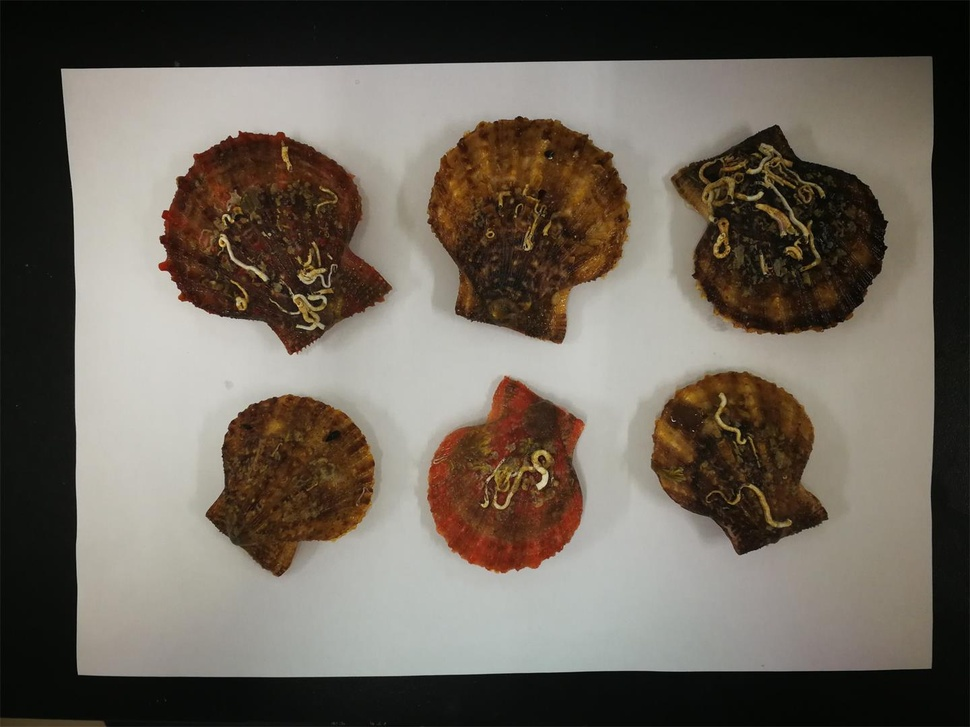
#> input picture PIC/timg_26.jpg, 970 x 727 px, shrunk from 1440 x 1080 before the run
$ python HSV.py   (older library calls are emulated)
#> lines starting #> are read from the running program, lines starting #| are printed output that depends on the picture; after the words box and inside, x2 and y2 are one past the last pixel; in counts of white or black regions, pixels touching at a corner belong together
import cv2
import numpy as np
import math
from matplotlib import pyplot as plt
import imutils
import shapedetector


fn = './PIC/timg_26.jpg'
image = cv2.imread(fn)
#> image is the input picture: shape (727, 970, 3); mean B, G, R 89.8, 99.7, 107.3
HSV = cv2.cvtColor(image, cv2.COLOR_BGR2HSV)
#> HSV: shape (727, 970, 3); mean H, S, V 30.1, 65.6, 108.1
std_shell = np.load('./std_shell.npy')
#> (reads std_shell.npy from the repository)


def getpos(event, x, y, flags, param):
    if event == cv2.EVENT_LBUTTONDOWN:
        print(HSV[y, x])


def getlinepoint(p_a, p_b, dis_c, dis_d, dis_e, dis_f):
    '''pa,pb点和长度R，返回c点和反方向d点的坐标 a位质心点'''
    if p_a[0] == p_b[0]:  # 斜率无穷，为垂直线
        p_c = (p_a[0], p_a[1] + dis_c)
        p_d = (p_a[0], p_a[1] - dis_d)
        p_e = (p_a[0] - dis_e, p_a[1])
        p_f = (p_a[0] + dis_f, p_a[1])
        return p_c, p_d, p_e, p_f
    elif p_a[1] == p_b[1]:  # 水平线
        p_c = (p_a[0] + dis_c, p_a[1])
        p_d = (p_a[0] - dis_d, p_a[1])
        p_e = (p_a[0], p_a[1] - dis_e)
        p_f = (p_a[0], p_a[1] + dis_f)
        return p_c, p_d, p_e, p_f
    else:
        radian = math.atan2(p_b[1] - p_a[1], p_a[0] - p_b[0])
        radian_90 = math.atan2(p_a[0] - p_b[0], p_a[1] - p_b[1])
        p_c = (int(p_a[0] + math.cos(radian) * dis_c), int(p_a[1] - math.sin(radian) * dis_c))
        p_d = (int(p_a[0] - math.cos(radian) * dis_d), int(p_a[1] + math.sin(radian) * dis_d))
        p_e = (int(p_a[0] + math.cos(radian_90) * dis_e), int(p_a[1] - math.sin(radian_90) * dis_e))
        p_f = (int(p_a[0] - math.cos(radian_90) * dis_f), int(p_a[1] + math.sin(radian_90) * dis_f))
        return p_c, p_d, p_e, p_f


def getcrosspoint(c, p_a, p_b, circle_c, iteration=1):
    '''根据给定的a,b两点和最小外接圆半径，求得和C形状相接的2点坐标，最后一个参数是迭代次数，一般不用超过3次。'''
    dis_s = [circle_c, circle_c, circle_c, circle_c]
    line_ret = getlinepoint(p_a, p_b, dis_s[0], dis_s[1], dis_s[2], dis_s[3])  # 返回cd两点
    for _ in range(iteration):
        dis_m = int(cv2.pointPolygonTest(c, line_ret[0], 1))  # 质点轴方向上点距离
        dis_n = int(cv2.pointPolygonTest(c, line_ret[1], 1))  # 质点轴方向下点距离
        dis_u = int(cv2.pointPolygonTest(c, line_ret[2], 1))  # 质点垂直轴方向左侧距离
        dis_v = int(cv2.pointPolygonTest(c, line_ret[3], 1))  # 质点垂直轴方向右侧距离
        dis_s[0], dis_s[1], dis_s[2], dis_s[3] = dis_s[0] + dis_m, dis_s[1] + dis_n, dis_s[2] + dis_u, dis_s[3] + dis_v
        line_ret = getlinepoint((cx, cy), (x, y), dis_s[0], dis_s[1], dis_s[2], dis_s[3])
    return line_ret


def from_points_get_rect(points):
    p_a, p_b, p_c, p_d = points  # 四点坐标
    if p_a[0] == p_b[0]:  # 垂直线
        p_ra, p_rb, p_rc, p_rd = (p_d[0], p_a[1]), (p_c[0], p_a[1]), (p_c[0], p_b[1]), (p_d[0], p_b[1])
    elif p_a[1] == p_b[1]:  # 水平线
        p_ra, p_rb, p_rc, p_rd = (p_a[0], p_d[1]), (p_a[0], p_c[1]), (p_b[0], p_c[1]), (p_b[0], p_d[1])
    else:
        k = (p_b[1] - p_a[1]) / (p_b[0] - p_a[0])  # ab线的斜率
        b1 = p_a[1] + p_a[0] / k  # 过a点平行于ab的直线截距
        b2 = p_d[1] - p_d[0] * k  # 过d点斜率为k'的直线的截距
        b3 = p_c[1] - p_c[0] * k  # 过c点
        b4 = p_b[1] + p_b[0] / k  # 过b点
        tmp_x = int((b1 - b2)/(k + 1/k))
        tmp_y = int((b2 - b1)/(k**2 + 1) + b1)
        p_ra = (tmp_x, tmp_y)
        tmp_x = int((b1 - b3) / (k + 1 / k))
        tmp_y = int((b3 - b1) / (k ** 2 + 1) + b1)
        p_rb = (tmp_x, tmp_y)
        tmp_x = int((b4 - b3) / (k + 1 / k))
        tmp_y = int((b3 - b4) / (k ** 2 + 1) + b4)
        p_rc = (tmp_x, tmp_y)
        tmp_x = int((b4 - b2) / (k + 1 / k))
        tmp_y = int((b2 - b4) / (k ** 2 + 1) + b4)
        p_rd = (tmp_x, tmp_y)
    return p_ra, p_rb, p_rc, p_rd

#th2=cv2.adaptiveThreshold(imagegray,255,cv2.ADAPTIVE_THRESH_MEAN_C,cv2.THRESH_BINARY,11,2)
if __name__ == '__main__':
    # sd = shapedetector.ShapeDetector()
    # otsu = sd.otsu(HSV[:, :, 1])
    # HSV[:, :, 1] 得到图像的饱和度灰度图
    img2 = cv2.threshold(HSV[:, :, 1], 0, 255, cv2.THRESH_BINARY + cv2.THRESH_OTSU)[1]
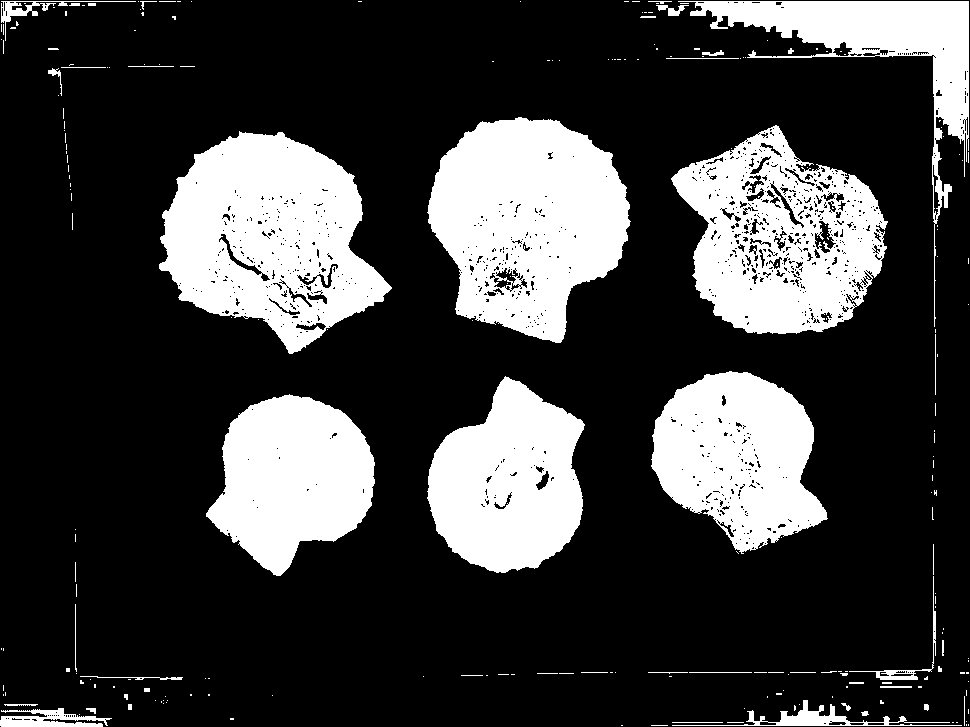
#> img2: shape (727, 970); 24.8% white; 239 white regions (189 under 20 px), largest, box (x1, y1, x2, y2) and area: (159, 131, 392, 354) 31938, (427, 117, 631, 343) 31595, (671, 125, 888, 334) 26520
    kernel = np.ones((3, 3), np.uint8)  # 运算核
    mb = cv2.morphologyEx(img2, cv2.MORPH_CLOSE, kernel, iterations=3)  # 闭运算
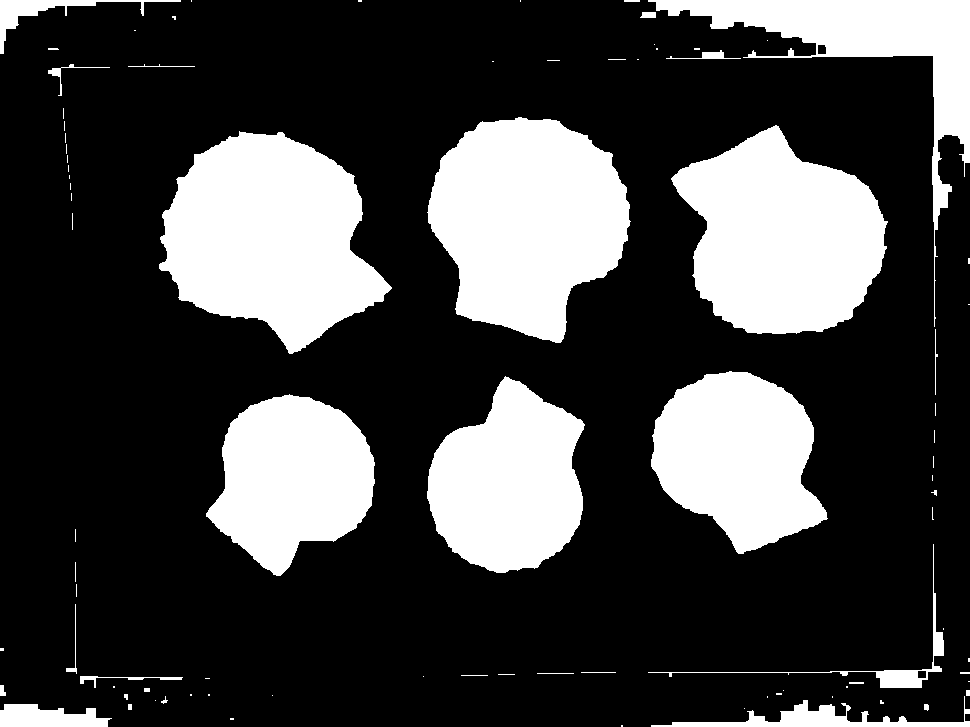
#> mb: shape (727, 970); 26.7% white; 87 white regions (54 under 20 px)
    cnts = cv2.findContours(mb.copy(), cv2.RETR_EXTERNAL, cv2.CHAIN_APPROX_SIMPLE)
#> cnts = 87 contours, 69 with area under 20; largest, box (x1, y1, x2, y2) and area: (159, 131, 392, 354) 33180, (427, 117, 631, 343) 32204, (671, 125, 888, 334) 30406, (651, 371, 828, 554) 21779, (427, 376, 585, 573) 21540
    cnts = cnts[0] if imutils.is_cv2() else cnts[1]
    cnts = sorted(cnts, key=cv2.contourArea, reverse=True)  # 按照面积由大到小排序
    for c in cnts:
        peri = cv2.arcLength(c, True)  # 计算周长
        approx = cv2.approxPolyDP(c, 0.01 * peri, True)  # 用多边形拟合形状，第二个参数取值一般是1-5%的周长
        if cv2.isContourConvex(approx):
            continue
        # cv2.drawContours(image, [approx], 0, (0, 255, 255), 3)
        cv2.drawContours(image, [c], -1, (0, 0, 255), 2)
        M = cv2.moments(c)  # 计算轮廓的矩
        #Hu_M = cv2.HuMoments(M)  # 计算7个不变矩
        if M['m00'] < 1000:
            break
        cx, cy = int(M['m10'] / M['m00']), int(M['m01'] / M['m00'])
        cv2.circle(image, (cx, cy), 3, (255, 0, 0), -1)  # 质心
        hull = cv2.convexHull(approx, returnPoints=False)  # 凸缺陷检测
        defects = cv2.convexityDefects(approx, hull)
        if (defects.shape[0]) != 2:
            continue
        p1 = []
        for i in range(2):
            s, e, f, d = defects[i, 0]
            # start = tuple(approx[s][0])
            # end = tuple(approx[e][0])
            far = tuple(approx[f][0])
            p1.append(approx[f][0])
            cv2.circle(image, far, 3, (255, 0, 255), -1)  # 缺陷点标注
        y = int(p1[1][1] - (p1[1][1] - p1[0][1])/2)
        x = int(p1[1][0] - (p1[1][0] - p1[0][0])/2)
        cv2.circle(image, (x, y), 3, (255, 255, 0), -1)  # 缺陷点的中点
        #cv2.line(image, (x, y), (cx, cy), (128, 128, 0), 2)
        '''绘制最小外接圆'''
        circle = cv2.minEnclosingCircle(c)
        circle_center = (int(circle[0][0]), int(circle[0][1]))  # 圆心
        circle_r = int(circle[1])  # 半径
        # cv2.circle(image, circle_center, circle_r, (200, 0, 0), 2)
        # cv2.circle(image, circle_center, 4, (0, 0, 200), -1)
        line_2p = getcrosspoint(c, (cx, cy), (x, y), circle_r, 2)  # 返回A,B,C,D四个点
        rect_pa = from_points_get_rect(line_2p)
        # [16 lines of commented-out code are left out]
        cv2.putText(image, ('A'), line_2p[0], cv2.FONT_HERSHEY_TRIPLEX, 1, (0, 255, 0))
        cv2.putText(image, ('B'), line_2p[1], cv2.FONT_HERSHEY_TRIPLEX, 1, (0, 255, 0))
        cv2.putText(image, ('C'), line_2p[2], cv2.FONT_HERSHEY_TRIPLEX, 1, (0, 255, 0))
        cv2.line(image, line_2p[0], line_2p[1], (0, 255, 0), 1)
        cv2.line(image, line_2p[2], line_2p[3], (0, 255, 0), 1)
        '''写字'''
        txt = 'H:' + int(math.sqrt((line_2p[0][0] - line_2p[1][0])**2 + (line_2p[1][1] - line_2p[0][1])**2)).__str__() \
              + 'W:' + int(math.sqrt((line_2p[2][0] - line_2p[3][0])**2 + (line_2p[2][1] - line_2p[3][1])**2)).__str__()
        cv2.putText(image, txt, (cx, cy), cv2.FONT_HERSHEY_TRIPLEX, 1, (0, 255, 0))
        rr = cv2.matchShapes(std_shell, c, cv2.CONTOURS_MATCH_I1, 0.0)
        cv2.putText(image, ('%.2f' % rr), (x, y), cv2.FONT_HERSHEY_TRIPLEX, 1, (0, 255, 0))
#> this loop made 12 passes
#> (peri, cx, cy, hull, defects, y, x, circle) on passes 1 to 5: (815.8, 269, 237, [11, 10, 7, 6, 4, 3, 2, 1, 0], [[4, 6, 5, 4542], [7, 10, 8, 7124]], 284, 305, ((278.1, 242.2), 121.9)), (758.7, 527, 220, [11, 10, 9, 8, 5, 4, 2, 1, 0], [[2, 4, 3, 3917], [5, 8, 6, 5980]], 278, 514, ((523.3, 230.7), 117.2)), (754.3, 781, 236, [12, 10, 9, 8, 7, 6, 5, 4, 3, 1, 0], [[1, 3, 2, 6584], [10, 12, 11, 4216]], 191, 754, ((772.4, 232.8), 115.2)), (621.8, 737, 457, [12, 11, 10, 8, 7, 5, 4, 3, 2, 1, 0], [[5, 7, 6, 3192], [8, 10, 9, 5050]], 499, 756, ((745.6, 461), 99.41)), (613.7, 508, 482, [11, 9, 8, 7, 6, 5, 4, 3, 2, 0], [[0, 2, 1, 4444], [9, 11, 10, 3137]], 438, 528, ((504.9, 474.2), 98.2))
#> (peri, cx, cy, hull, defects) on pass 9: (276.7, 46, 717, [12, 11, 5, 3, 2, 1, 0], [[12, 0, 13, 710], [3, 5, 4, 2035], [5, 11, 8, 2078]])
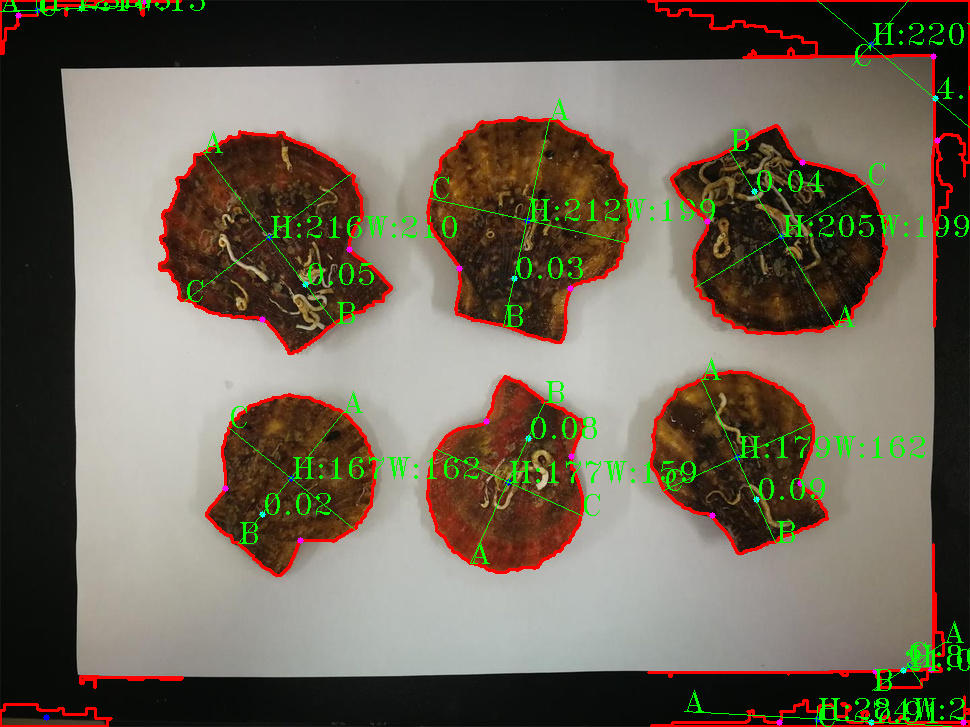
#> image: shape (727, 970, 3); 5.45% of pixels changed, all inside (x1, y1, x2, y2) = (0, 0, 970, 727)
            # [10 lines of commented-out code are left out]
    cv2.imshow('img', image)
    cv2.imwrite(fn.split('.')[0] + 'xxx.jpg', image)
    # cv2.imshow('kai', img2)
    # cv2.imshow('ret', ret)
    cv2.waitKey()

    exit(0)
#> (the program exits here)
